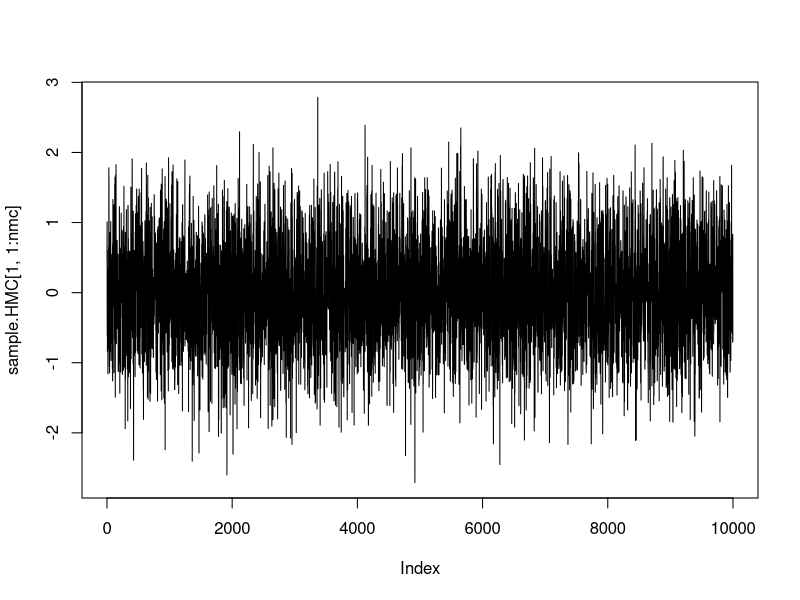
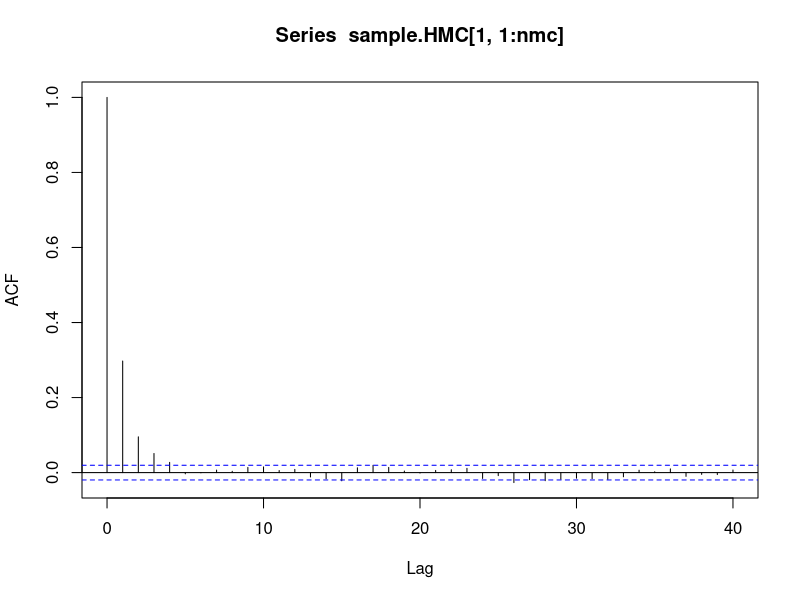
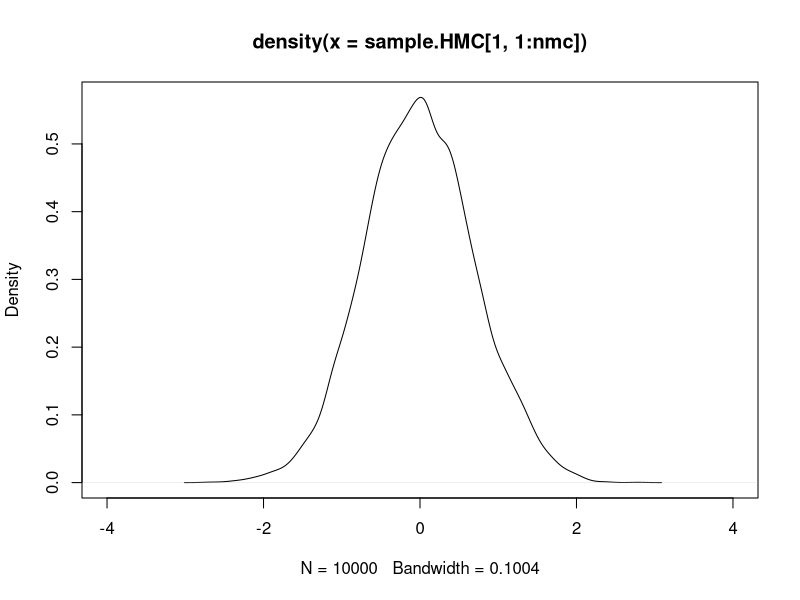

Write R code to recreate these figures, in order. (Note: this script raises an error after producing the figures.)
## Assume we are sampling from a bivariate normal distribution with mean vector mu = c(0,0)
## and covariance matrix Sigma = matrix(c(1,0.25,0.25,1),2,2). We will try

## sampling with HMC, use H(x,p) = x'Sigma.inv x + p'p/2
## U(x) = - log bi-normal = x'Sigma.inv x, grad_U = 2Sigma.inv x
bn_HMC <- function(x0,burn_in,nmc){
  
  Sigma = matrix(c(1,0.25,0.25,1),2,2) # set the covariance matrix
  Sigma.inv = solve(Sigma)
  
  ## set outputs
  x.sample = matrix(0,2,nmc)
  
  ## burn_in procedure
  step0 = 1 # initial time step size for leapfrog
  
  for (i in 1:burn_in) {
    p0 = rnorm(2,0,1)
    p.star = p0 - step0*Sigma.inv%*%x0 # half-step jump in p-direction
    x.star = x0 + step0*p.star # one-step jump in x-direction
    p.star = p.star - step0*Sigma.inv%*%x.star # half-step jump in p-direction
    p.star = -p.star # negative momentum to make trajectory reversible (symmetric)
    
    H.star = t(x.star)%*%Sigma.inv%*%x.star + 0.5*sum(p.star^2) # proposal Hamiltonian
    H0 = t(x0)%*%Sigma.inv%*%x0 + 0.5*sum(p0^2) # current Hamiltonian
    
    alpha = min(1,exp(H0-H.star))
    U = runif(1,0,1)
    if(U<alpha){x0 = x.star}
    if(i%%1000==0){print(i)}
  }
  
  cat("Burn-in completed","\n")
  
  ## sampling procedure
  for (i in 1:nmc) {
    p0 = rnorm(2,0,1)
    p.star = p0 - step0*Sigma.inv%*%x0 # half-step jump in p-direction
    x.star = x0 + step0*p.star # one-step jump in x-direction
    p.star = p.star - step0*Sigma.inv%*%x.star # half-step jump in p-direction
    p.star = -p.star # negative momentum to make trajectory reversible (symmetric)
    
    H.star = t(x.star)%*%Sigma.inv%*%x.star + 0.5*sum(p.star^2) # proposal Hamiltonian
    H0 = t(x0)%*%Sigma.inv%*%x0 + 0.5*sum(p0^2) # current Hamiltonian
    
    alpha = min(1,exp(H0-H.star))
    U = runif(1,0,1)
    if(U<alpha){x0 = x.star;p0 = p.star}
    x.sample[,i]=x0
    
    if(i%%1000==0){print(i)}
  }
  
  return(x.sample)
}

### Simple test
set.seed(2023)
x0 = c(0,0)
burn_in = 10000
nmc = 10000
sample.HMC = bn_HMC(x0,burn_in,nmc)

## HMC
plot(sample.HMC[1,1:nmc],type = "l")
1 - mean(sample.HMC[1,1:(nmc-1)] == sample.HMC[1,2:nmc]) 
acf(sample.HMC[1,1:nmc])
plot(density(sample.HMC[1,1:nmc]),xlim = c(-4,4))
ess(sample.HMC[1,1:nmc])

plot(sample.HMC[2,1:nmc],type = "l")
1 - mean(sample.HMC[2,1:(nmc-1)] == sample.HMC[2,2:nmc]) 
acf(sample.HMC[2,1:nmc])
plot(density(sample.HMC[2,1:nmc]),xlim = c(-4,4))
ess(sample.HMC[2,1:nmc])

cor(sample.HMC[1,1:nmc],sample.HMC[2,1:nmc])

### illustration of trajectory 
L = 100
step0 = 1
Sigma = matrix(c(1,-0.4,-0.4,1),2,2)
Sigma.inv = solve(Sigma)
x.traj = matrix(2,2,L)
p0 = rnorm(2,0,1)
p.star = p0 - step0*Sigma.inv%*%x.traj[,1] # half-step jump in p-direction
for (i in 1:(L-1)) {
  x.traj[,(i+1)] = x.traj[,i] + step0*p.star
  if(i<L){
    p.star = p.star - 2*step0*Sigma.inv%*%x.traj[,(i+1)] # one-step jump in p-direction
  }
  else{
    p.star = p.star - step0*Sigma.inv%*%x.traj[,(i+1)] # half-step jump in p-direction
  }
}
p.star = -p.star # negative momentum to make trajectory reversible (symmetric)

Tj = c(seq(1,100,10),100)
X1 = seq(-4,4,0.01)
X2 = seq(-4,4,0.01)
Z = matrix(0,length(X1),length(X2))
for (i in 1:length(X1)) {
  for (j in 1:length(X2)) {
    mu = c(X1[i],X2[j])
    Z[i,j] = t(mu)%*%Sigma.inv%*%mu
  }
}
contour(X1,X2,Z)
lines(x = x.traj[1,Tj],y = x.traj[2,Tj],col = "red")
points(x = x.traj[1,Tj],y = x.traj[2,Tj],col = "red")



































